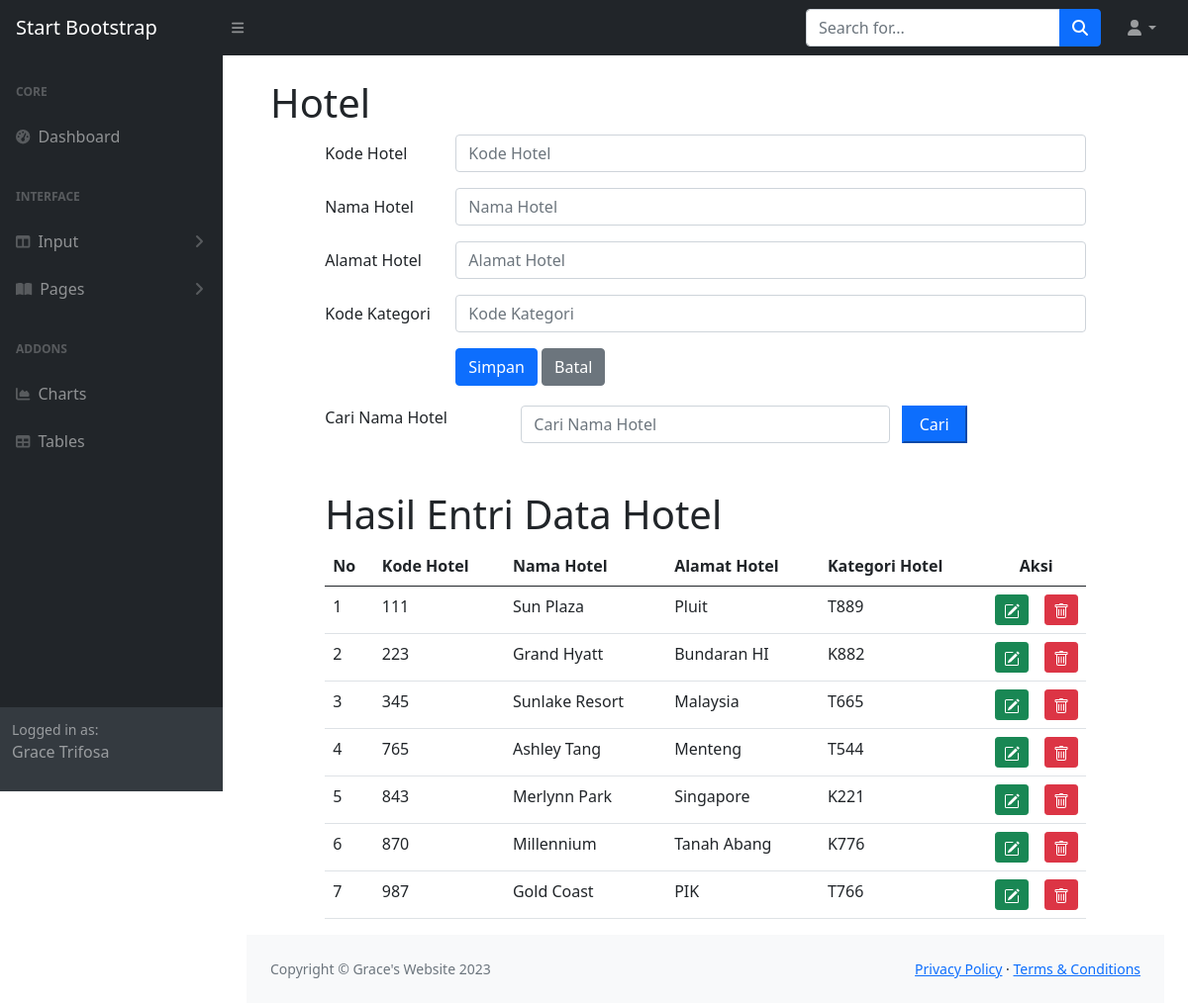
The app's page /hotel.php with its own data.
### tables this page shows
CREATE TABLE `hotel` (
  `hotelKODE` varchar(4) NOT NULL,
  `hotelNAMA` char(160) NOT NULL,
  `hotelALAMAT` varchar(250) NOT NULL,
  `kategoriKODE` char(4) NOT NULL
);

### hotel.php (the view, shortened to what this page needs)
<!DOCTYPE html>
<html lang="en">
<head>
    <link href="https://cdnjs.cloudflare.com/ajax/libs/select2/4.0.13/css/select2.min.css" rel="stylesheet">
    <link rel="stylesheet" type="text/css" href="css/bootstrap.min.css">
</head>
<?php include "include/head.php"; ?>
<body class="sb-nav-fixed">
    <?php include "include/menubar.php"; ?>
    <div id="layoutSidenav">
        <?php include "include/menunav.php"; ?>
        <div id="layoutSidenav_content">
            <main>
                <div class="container-fluid px-4">
                    <div class="row">
                        <div class="col-sm-15">
                            <div class="jumbotron jumbotron-fluid">
                                <div class="container">
                                    <h1 class="display-10">Hotel</h1>
                                </div>
                            </div>
                            <?php
                            include "include/config.php";
                            $query = mysqli_query($connection, "SELECT * FROM hotel");
                            ?>
<head>
    <link rel="stylesheet" type="text/css" href="css/bootstrap.min.css">
</head>
<body>
    <div class="row">
        <div class="col-sm-1"></div>
        <div class="col-sm-10">
            <form method="POST">
                <div class="mb-3 row">
                    <label for="hotelKODE" class="col-sm-2 col-form-label">Kode Hotel</label>
                    <div class="col-sm-10">
                        <input type="text" class="form-control" id="hotelKODE" name="hotelKODE" placeholder="Kode Hotel">
                    </div>
                </div>
                <div class="mb-3 row">
                    <label for="hotelNAMA" class="col-sm-2 col-form-label">Nama Hotel</label>
                    <div class="col-sm-10">
                        <input type="text" class="form-control" id="hotelNAMA" name="hotelNAMA" placeholder="Nama Hotel">
                    </div>
                </div>
                <div class="mb-3 row">
                    <label for="hotelALAMAT" class="col-sm-2 col-form-label">Alamat Hotel</label>
                    <div class="col-sm-10">
                        <input type="text" class="form-control" id="hotelALAMAT" name="hotelALAMAT" placeholder="Alamat Hotel">
                    </div>
                </div>
                <div class="mb-3 row">
                    <label for="kategoriKODE" class="col-sm-2 col-form-label">Kode Kategori</label>
                    <div class="col-sm-10">
                        <input type="text" class="form-control" id="kategoriKODE" name="kategoriKODE" placeholder="Kode Kategori">
                    </div>
                </div>
                <div class="form-group row">
                    <div class="col-sm-2"></div>
                    <div class="col-sm-8">
                        <input type="submit" class="btn btn-primary" value="Simpan" name="Simpan">
                        <input type="reset" class="btn btn-secondary" value="Batal" name="Batal">
                    </div>
                </div>
            </form>
            <form method="POST" style="margin-top: 20px;">
                <div class="form-group row mb-2">
                    <label for="search_nama" class="col-sm-3">Cari Nama Hotel</label>
                    <div class="col-sm-6">
                    <input type="text" class="form-control" name="search" placeholder="Cari Nama Hotel"
                    value="<?php if(isset($_POST['search'])) {echo $_POST['search'];}?>">
                    </div>
                    <input type="submit" name="kirim_nama" class="col-sm-1 btn-primary" value="Cari">
                </div>
            </form>
            <div class="jumbotron mt-5">
                <h1 class="display-9">Hasil Entri Data Hotel</h1>
            </div>
            <table class="table">
                <thead>
                    <tr>
                        <th scope="col">No</th>
                        <th scope="col">Kode Hotel</th>
                        <th scope="col">Nama Hotel</th>
                        <th scope="col">Alamat Hotel</th>
                        <th scope="col">Kategori Hotel</th>
                        <th colspan="2" style="text-align: center">Aksi</th>
                    </tr>
                </thead>
                <tbody>
                    <?php
                    $nomor = 1;
                    if ($query && mysqli_num_rows($query) > 0) {
                        while ($row = mysqli_fetch_array($query)) {
                            ?>
                            <tr>
                                <td><?php echo $nomor; ?></td>
                                <td><?php echo $row['hotelKODE']; ?></td>
                                <td><?php echo $row['hotelNAMA']; ?></td>
                                <td><?php echo $row['hotelALAMAT']; ?></td>
                                <td><?php echo $row['kategoriKODE']; ?></td>
                                <td width ="5px">
                                      <a href="edithotel.php?ubah=<?php echo $row["hotelKODE"]?>"
                                        class="btn btn-success btn-sm" tittle ="edit">
                                        </td>
                                        <td width ="5px">
                                        <a href="hapushotel.php?hapus=<?php echo $row["hotelKODE"]?>" class="btn btn-danger btn-sm" title="hapus">
                                             </a>
                            </tr>
                    <?php
                            $nomor = $nomor + 1;
                        }
                    } else {
                        echo '<tr><td colspan="6"></td></tr>';
                    }
                    ?>
                </tbody>
            </table>
        </div>
        <div class="col-sm-1"></div>
    </div>
    <?php include "include/footer.php"; ?>
        </div>
    </div>
    </body>
</html>

### records on screen
hotel: hotelKODE "111", hotelNAMA "Sun Plaza", hotelALAMAT "Pluit", kategoriKODE "T889"
hotel: hotelKODE "223", hotelNAMA "Grand Hyatt", hotelALAMAT "Bundaran HI", kategoriKODE "K882"
hotel: hotelKODE "345", hotelNAMA "Sunlake Resort", hotelALAMAT "Malaysia", kategoriKODE "T665"
hotel: hotelKODE "765", hotelNAMA "Ashley Tang", hotelALAMAT "Menteng", kategoriKODE "T544"
hotel: hotelKODE "843", hotelNAMA "Merlynn Park", hotelALAMAT "Singapore", kategoriKODE "K221"
hotel: hotelKODE "870", hotelNAMA "Millennium", hotelALAMAT "Tanah Abang", kategoriKODE "K776"
hotel: hotelKODE "987", hotelNAMA "Gold Coast", hotelALAMAT "PIK", kategoriKODE "T766"
